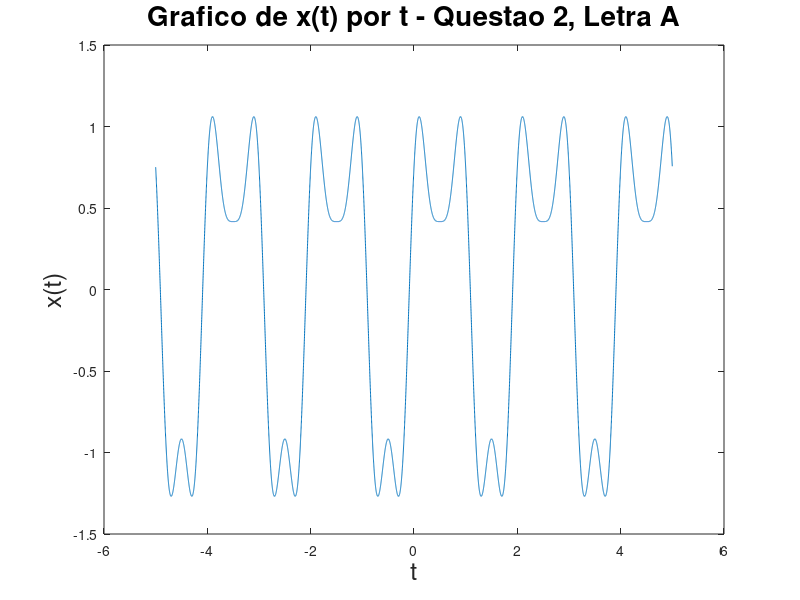

MATLAB code to generate this figure:
% Programa da segunda questao do trabalho de sinais e sistemas
% 2022.2

% Intervalo
dt=0.001;

%   Letra a)
% Dados basicos
t=-5:dt:5-dt; x=sin(pi*t)+cos(2*pi*t)/2+sin(3*pi*t)/3+cos(4*pi*t)/4;
plot (t, x);
title("Grafico de x(t) por t - Questao 2, Letra A", "fontsize", 20);
xlabel("t", "fontsize", 18);
ylabel("x(t)", "fontsize", 18);
